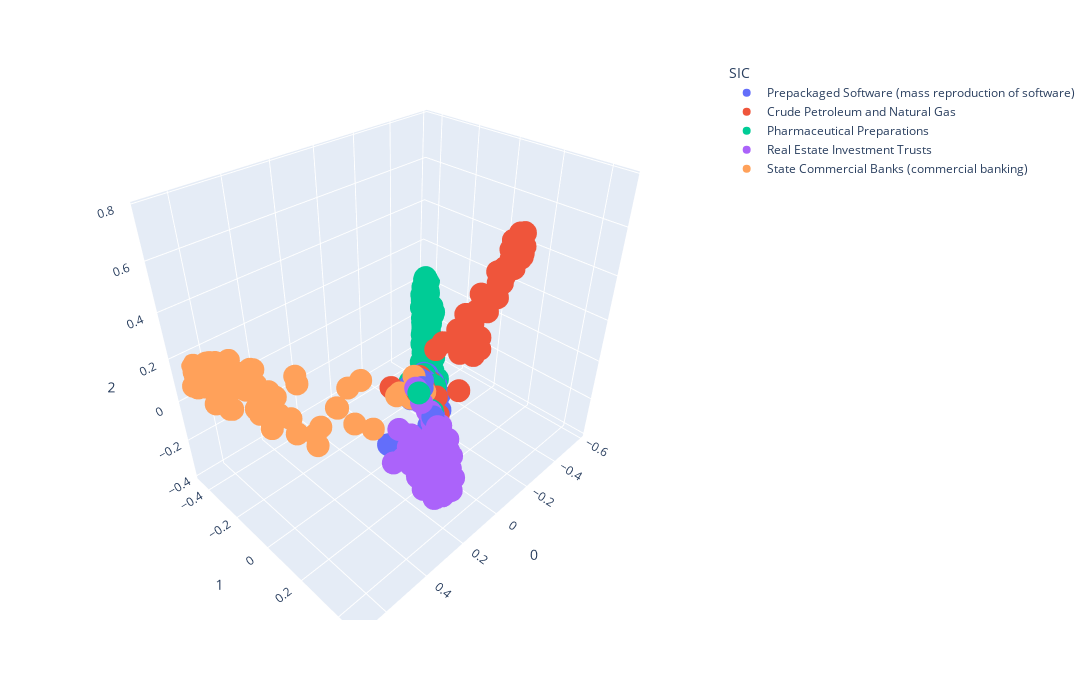

The notebook cell saved with this chart:
### Code cell
fig = px.scatter_3d(plot_tfidf[1], x =0 , y = 1, z = 2, hover_data={"name": plot_cos[1].index}, color = 'SIC', width=1200, height=700)
fig.show()

### Figure 1 — Plotly figure (JSON) as saved in the notebook; plotly's stock layout.template omitted (floating-point values rounded to 4 significant figures; data arrays with more than 128 entries replaced by an {"elided": "..."} marker saying what was removed)
{"data": [{"customdata": [["Prepackaged Software (mass reproduction of software)"], ["Prepackaged Software (mass reproduction of software)"], ["Prepackaged Software (mass reproduction of software)"], ["Prepackaged Software (mass reproduction of software)"], ["Prepackaged Software (mass reproduction of software)"], ["Prepackaged Software (mass reproduction of software)"], ["Prepackaged Software (mass reproduction of software)"], ["Prepackaged Software (mass reproduction of software)"], ["Prepackaged Software (mass reproduction of software)"], ["Prepackaged Software (mass reproduction of software)"], ["Prepackaged Software (mass reproduction of software)"], ["Prepackaged Software (mass reproduction of software)"], ["Prepackaged Software (mass reproduction of software)"], ["Prepackaged Software (mass reproduction of software)"], ["Prepackaged Software (mass reproduction of software)"], ["Prepackaged Software (mass reproduction of software)"], ["Prepackaged Software (mass reproduction of software)"], ["Prepackaged Software (mass reproduction of software)"], ["Prepackaged Software (mass reproduction of software)"], ["Prepackaged Software (mass reproduction of software)"], ["Prepackaged Software (mass reproduction of software)"], ["Prepackaged Software (mass reproduction of software)"], ["Prepackaged Software (mass reproduction of software)"], ["Prepackaged Software (mass reproduction of software)"], ["Prepackaged Software (mass reproduction of software)"], ["Prepackaged Software (mass reproduction of software)"], ["Prepackaged Software (mass reproduction of software)"], ["Prepackaged Software (mass reproduction of software)"], ["Prepackaged Software (mass reproduction of software)"], ["Prepackaged Software (mass reproduction of software)"], ["Prepackaged Software (mass reproduction of software)"], ["Prepackaged Software (mass reproduction of software)"], ["Prepackaged Software (mass reproduction of software)"], ["Prepackaged Software (mass reproduction of software)"], ["Prepackaged Software (mass reproduction of software)"], ["Prepackaged Software (mass reproduction of software)"], ["Prepackaged Software (mass reproduction of software)"], ["Prepackaged Software (mass reproduction of software)"], ["Prepackaged Software (mass reproduction of software)"], ["Prepackaged Software (mass reproduction of software)"], ["Prepackaged Software (mass reproduction of software)"], ["Prepackaged Software (mass reproduction of software)"], ["Prepackaged Software (mass reproduction of software)"], ["Prepackaged Software (mass reproduction of software)"], ["Prepackaged Software (mass reproduction of software)"], ["Prepackaged Software (mass reproduction of software)"], ["Prepackaged Software (mass reproduction of software)"], ["Prepackaged Software (mass reproduction of software)"], ["Prepackaged Software (mass reproduction of software)"], ["Prepackaged Software (mass reproduction of software)"], ["Prepackaged Software (mass reproduction of software)"], ["Prepackaged Software (mass reproduction of software)"], ["Prepackaged Software (mass reproduction of software)"], ["Prepackaged Software (mass reproduction of software)"], ["Prepackaged Software (mass reproduction of software)"], ["Prepackaged Software (mass reproduction of software)"], ["Prepackaged Software (mass reproduction of software)"], ["Prepackaged Software (mass reproduction of software)"], ["Prepackaged Software (mass reproduction of software)"], ["Prepackaged Software (mass reproduction of software)"], ["Prepackaged Software (mass reproduction of software)"], ["Prepackaged Software (mass reproduction of software)"], ["Prepackaged Software (mass reproduction of software)"], ["Prepackaged Software (mass reproduction of software)"], ["Prepackaged Software (mass reproduction of software)"], ["Prepackaged Software (mass reproduction of software)"], ["Prepackaged Software (mass reproduction of software)"], ["Prepackaged Software (mass reproduction of software)"], ["Prepackaged Software (mass reproduction of software)"], ["Prepackaged Software (mass reproduction of software)"], ["Prepackaged Software (mass reproduction of software)"], ["Prepackaged Software (mass reproduction of software)"], ["Prepackaged Software (mass reproduction of software)"], ["Prepackaged Software (mass reproduction of software)"], ["Prepackaged Software (mass reproduction of software)"], ["Prepackaged Software (mass reproduction of software)"], ["Prepackaged Software (mass reproduction of software)"], ["Prepackaged Software (mass reproduction of software)"], ["Prepackaged Software (mass reproduction of software)"], ["Prepackaged Software (mass reproduction of software)"]], "hovertemplate": "SIC=Prepackaged Software (mass reproduction of software)<br>0=%{x}<br>1=%{y}<br>2=%{z}<br>name=%{customdata[0]}<extra></extra>", "legendgroup": "Prepackaged Software (mass reproduction of software)", "marker": {"color": "#636efa", "symbol": "circle"}, "mode": "markers", "name": "Prepackaged Software (mass reproduction of software)", "scene": "scene", "showlegend": true, "type": "scatter3d", "x": [-0.08388, -0.03777, -0.05443, -0.08201, -0.009944, -0.05847, -0.01711, -0.01711, -0.02814, -0.0494, -0.07512, -0.06308, -0.02212, -0.007629, -0.01735, -0.06765, 0.04116, -0.01281, 0.008309, -0.04009, -0.05106, -0.05449, -0.2475, -0.2475, 0.02667, 0.02667, 0.01941, 0.01941, -0.04111, -0.0365, -0.01652, -0.1003, 0.01306, -0.03823, -0.07967, -0.06136, -0.02923, -0.05968, -0.01182, -0.01182, -0.01182, -0.003377, 0.07058, 0.006746, -0.03644, -0.07504, -0.01211, -0.08863, -0.102, 0.002345, 0.0132, -0.05396, 0.1897, -0.04513, -0.07175, -0.06031, -0.02133, -0.0502, -0.0324, -0.09113, -0.05976, -0.02717, 0.01072, -0.08055, -0.04891, -0.01176, -0.06484, 0.003255, -0.03715, -0.08411, -0.08473, 0.02942, 0.02863, -0.05011, 0.01842, 0.01842, -0.08545, -0.04117, -0.03604, -0.1084], "y": [0.09197, 0.0934, 0.106, 0.07923, 0.1668, 0.06968, 0.07469, 0.07469, 0.1447, 0.09604, 0.05927, 0.09738, 0.08755, 0.143, 0.0667, 0.06847, 0.06977, 0.08852, 0.08474, 0.09344, 0.08253, 0.08468, -0.1149, -0.1149, 0.08275, 0.08275, 0.1708, 0.1708, 0.1154, 0.07712, 0.1183, 0.06372, 0.1392, 0.06483, 0.04184, 0.1015, 0.09234, 0.08535, 0.06511, 0.06511, 0.06511, 0.07105, 0.2127, 0.04893, 0.155, 0.07569, 0.1187, 0.06415, 0.09129, 0.09933, 0.08712, 0.09725, 0.09358, 0.09354, 0.03115, 0.1155, 0.06798, 0.07538, 0.1215, 0.06422, 0.05343, 0.1035, 0.09925, 0.06521, 0.09069, 0.1055, 0.1132, 0.02707, 0.03774, 0.05841, 0.07428, 0.1581, 0.1764, 0.05583, 0.09793, 0.09793, 0.05446, 0.09215, 0.05223, 0.06509], "z": [-0.09742, -0.08939, -0.0885, -0.09013, -0.1005, -0.05168, -0.001892, -0.001892, -0.1253, -0.09039, -0.06811, -0.09525, -0.06811, -0.09574, -0.0125, -0.04097, -0.06238, -0.04008, -0.02281, -0.0794, -0.06317, -0.06564, -0.0227, -0.0227, -0.04639, -0.04639, -0.09855, -0.09855, -0.09945, -0.06487, -0.08376, -0.08511, -0.07432, -0.02463, -0.02282, -0.1174, -0.06305, -0.09582, 0.003179, 0.003179, 0.003179, -0.01699, -0.265, -0.0009096, -0.116, -0.09165, -0.09397, -0.05193, -0.1135, -0.04673, -0.07201, -0.09713, -0.1927, -0.0798, -0.01808, -0.09864, -0.04754, -0.05717, -0.09124, -0.06189, -0.05563, -0.06158, -0.005324, -0.0675, -0.0629, -0.08597, -0.109, -0.0431, -0.05137, -0.07868, -0.09061, -0.1542, -0.09752, -0.02849, -0.07321, -0.07321, -0.0651, -0.1022, -0.05608, -0.07792]}, {"customdata": [["Crude Petroleum and Natural Gas"], ["Crude Petroleum and Natural Gas"], ["Crude Petroleum and Natural Gas"], ["Crude Petroleum and Natural Gas"], ["Crude Petroleum and Natural Gas"], ["Crude Petroleum and Natural Gas"], ["Crude Petroleum and Natural Gas"], ["Crude Petroleum and Natural Gas"], ["Crude Petroleum and Natural Gas"], ["Crude Petroleum and Natural Gas"], ["Crude Petroleum and Natural Gas"], ["Crude Petroleum and Natural Gas"], ["Crude Petroleum and Natural Gas"], ["Crude Petroleum and Natural Gas"], ["Crude Petroleum and Natural Gas"], ["Crude Petroleum and Natural Gas"], ["Crude Petroleum and Natural Gas"], ["Crude Petroleum and Natural Gas"], ["Crude Petroleum and Natural Gas"], ["Crude Petroleum and Natural Gas"], ["Crude Petroleum and Natural Gas"], ["Crude Petroleum and Natural Gas"], ["Crude Petroleum and Natural Gas"], ["Crude Petroleum and Natural Gas"], ["Crude Petroleum and Natural Gas"], ["Crude Petroleum and Natural Gas"], ["Crude Petroleum and Natural Gas"], ["Crude Petroleum and Natural Gas"], ["Crude Petroleum and Natural Gas"], ["Crude Petroleum and Natural Gas"], ["Crude Petroleum and Natural Gas"], ["Crude Petroleum and Natural Gas"], ["Crude Petroleum and Natural Gas"], ["Crude Petroleum and Natural Gas"], ["Crude Petroleum and Natural Gas"], ["Crude Petroleum and Natural Gas"], ["Crude Petroleum and Natural Gas"], ["Crude Petroleum and Natural Gas"], ["Crude Petroleum and Natural Gas"], ["Crude Petroleum and Natural Gas"], ["Crude Petroleum and Natural Gas"], ["Crude Petroleum and Natural Gas"], ["Crude Petroleum and Natural Gas"], ["Crude Petroleum and Natural Gas"], ["Crude Petroleum and Natural Gas"], ["Crude Petroleum and Natural Gas"], ["Crude Petroleum and Natural Gas"], ["Crude Petroleum and Natural Gas"], ["Crude Petroleum and Natural Gas"], ["Crude Petroleum and Natural Gas"], ["Crude Petroleum and Natural Gas"], ["Crude Petroleum and Natural Gas"], ["Crude Petroleum and Natural Gas"], ["Crude Petroleum and Natural Gas"], ["Crude Petroleum and Natural Gas"], ["Crude Petroleum and Natural Gas"], ["Crude Petroleum and Natural Gas"], ["Crude Petroleum and Natural Gas"], ["Crude Petroleum and Natural Gas"], ["Crude Petroleum and Natural Gas"], ["Crude Petroleum and Natural Gas"], ["Crude Petroleum and Natural Gas"], ["Crude Petroleum and Natural Gas"], ["Crude Petroleum and Natural Gas"], ["Crude Petroleum and Natural Gas"], ["Crude Petroleum and Natural Gas"], ["Crude Petroleum and Natural Gas"], ["Crude Petroleum and Natural Gas"], ["Crude Petroleum and Natural Gas"], ["Crude Petroleum and Natural Gas"], ["Crude Petroleum and Natural Gas"], ["Crude Petroleum and Natural Gas"], ["Crude Petroleum and Natural Gas"], ["Crude Petroleum and Natural Gas"], ["Crude Petroleum and Natural Gas"], ["Crude Petroleum and Natural Gas"], ["Crude Petroleum and Natural Gas"], ["Crude Petroleum and Natural Gas"], ["Crude Petroleum and Natural Gas"], ["Crude Petroleum and Natural Gas"]], "hovertemplate": "SIC=Crude Petroleum and Natural Gas<br>0=%{x}<br>1=%{y}<br>2=%{z}<br>name=%{customdata[0]}<extra></extra>", "legendgroup": "Crude Petroleum and Natural Gas", "marker": {"color": "#EF553B", "symbol": "circle"}, "mode": "markers", "name": "Crude Petroleum and Natural Gas", "scene": "scene", "showlegend": true, "type": "scatter3d", "x": [-0.02394, -0.02389, -0.2089, 0.0924, -0.01791, -0.01017, 0.02974, -0.009582, -0.002221, -0.03009, 0.01399, -0.02284, -0.0253, -0.02726, -0.01591, -0.02664, -0.01963, -0.03043, -0.02384, -0.02681, -0.01217, -0.01994, -0.01673, -0.01845, -0.1223, -0.02666, -0.02805, -0.01949, -0.01543, -0.02416, -0.02603, 0.01343, -0.01235, -0.02432, -0.00286, 0.02514, -0.05109, -0.007315, -0.01911, -0.007775, -0.01924, -0.02184, -0.02448, -0.02448, -0.02429, -0.02013, -0.01847, -0.01255, -0.02751, -0.02856, -0.02633, -0.04268, -0.003352, -0.002327, -0.033, -0.01494, -0.02191, -0.02264, -0.02517, -0.01976, -0.02575, -0.003843, -0.01069, -0.01024, -0.01663, -0.06768, 0.001316, -0.0275, -0.02266, -0.005415, -0.01871, -0.01765, -0.01845, -0.006588, -0.02231, -0.01402, -0.02033, 0.003232, -0.01999, -0.01696], "y": [0.4343, 0.3198, -0.06351, 0.009475, 0.374, 0.1124, 0.09256, 0.1069, 0.145, 0.4486, 0.1643, 0.4388, 0.4259, 0.4498, 0.2599, 0.142, 0.4066, 0.4338, 0.3772, 0.4552, 0.4707, 0.4051, 0.05918, 0.3554, 0.08195, 0.4605, 0.4415, 0.433, 0.4667, 0.4312, 0.4166, 0.361, 0.2553, 0.4454, 0.2514, 0.2922, 0.4047, 0.3975, 0.4446, 0.292, 0.3551, 0.4517, 0.3074, 0.3074, 0.4423, 0.4558, 0.4211, 0.2566, 0.4435, 0.4365, 0.4355, 0.2954, 0.2755, 0.3037, 0.2546, 0.4425, 0.3871, 0.4406, 0.4218, 0.4019, 0.4253, 0.3631, 0.2356, 0.08692, 0.4311, 0.07128, 0.2507, 0.4587, 0.4503, 0.3434, 0.4021, 0.3877, 0.3636, 0.4528, 0.2962, 0.4635, 0.4474, 0.1809, 0.4689, 0.4496], "z": [0.6696, 0.4999, -0.01669, -0.009931, 0.5283, -0.08144, -0.01868, -0.1096, -0.05635, 0.7627, 0.2126, 0.7452, 0.7042, 0.763, 0.2879, -0.04945, 0.6036, 0.7356, 0.6072, 0.7447, 0.7122, 0.6342, 0.01188, 0.449, 0.1331, 0.7705, 0.7299, 0.6696, 0.6981, 0.7121, 0.699, 0.3149, 0.2291, 0.7202, 0.2793, 0.09955, 0.7176, 0.5269, 0.7105, 0.3072, 0.5129, 0.7286, 0.2405, 0.2405, 0.677, 0.7456, 0.6301, 0.3012, 0.7641, 0.7433, 0.7296, 0.4153, 0.3462, 0.2795, 0.3857, 0.6477, 0.554, 0.7309, 0.6712, 0.5771, 0.7006, 0.4703, 0.2817, -0.02234, 0.645, -0.03904, 0.3354, 0.7707, 0.7274, 0.3453, 0.6297, 0.5729, 0.5079, 0.7219, 0.3721, 0.6918, 0.7277, -0.1001, 0.7313, 0.6815]}, {"customdata": {"elided": "208x1 str values"}, "hovertemplate": "SIC=Pharmaceutical Preparations<br>0=%{x}<br>1=%{y}<br>2=%{z}<br>name=%{customdata[0]}<extra></extra>", "legendgroup": "Pharmaceutical Preparations", "marker": {"color": "#00cc96", "symbol": "circle"}, "mode": "markers", "name": "Pharmaceutical Preparations", "scene": "scene", "showlegend": true, "type": "scatter3d", "x": {"elided": "208 float values"}, "y": {"elided": "208 float values"}, "z": {"elided": "208 float values"}}, {"customdata": {"elided": "191x1 str values"}, "hovertemplate": "SIC=Real Estate Investment Trusts<br>0=%{x}<br>1=%{y}<br>2=%{z}<br>name=%{customdata[0]}<extra></extra>", "legendgroup": "Real Estate Investment Trusts", "marker": {"color": "#ab63fa", "symbol": "circle"}, "mode": "markers", "name": "Real Estate Investment Trusts", "scene": "scene", "showlegend": true, "type": "scatter3d", "x": {"elided": "191 float values"}, "y": {"elided": "191 float values"}, "z": {"elided": "191 float values"}}, {"customdata": [["State Commercial Banks (commercial banking)"], ["State Commercial Banks (commercial banking)"], ["State Commercial Banks (commercial banking)"], ["State Commercial Banks (commercial banking)"], ["State Commercial Banks (commercial banking)"], ["State Commercial Banks (commercial banking)"], ["State Commercial Banks (commercial banking)"], ["State Commercial Banks (commercial banking)"], ["State Commercial Banks (commercial banking)"], ["State Commercial Banks (commercial banking)"], ["State Commercial Banks (commercial banking)"], ["State Commercial Banks (commercial banking)"], ["State Commercial Banks (commercial banking)"], ["State Commercial Banks (commercial banking)"], ["State Commercial Banks (commercial banking)"], ["State Commercial Banks (commercial banking)"], ["State Commercial Banks (commercial banking)"], ["State Commercial Banks (commercial banking)"], ["State Commercial Banks (commercial banking)"], ["State Commercial Banks (commercial banking)"], ["State Commercial Banks (commercial banking)"], ["State Commercial Banks (commercial banking)"], ["State Commercial Banks (commercial banking)"], ["State Commercial Banks (commercial banking)"], ["State Commercial Banks (commercial banking)"], ["State Commercial Banks (commercial banking)"], ["State Commercial Banks (commercial banking)"], ["State Commercial Banks (commercial banking)"], ["State Commercial Banks (commercial banking)"], ["State Commercial Banks (commercial banking)"], ["State Commercial Banks (commercial banking)"], ["State Commercial Banks (commercial banking)"], ["State Commercial Banks (commercial banking)"], ["State Commercial Banks (commercial banking)"], ["State Commercial Banks (commercial banking)"], ["State Commercial Banks (commercial banking)"], ["State Commercial Banks (commercial banking)"], ["State Commercial Banks (commercial banking)"], ["State Commercial Banks (commercial banking)"], ["State Commercial Banks (commercial banking)"], ["State Commercial Banks (commercial banking)"], ["State Commercial Banks (commercial banking)"], ["State Commercial Banks (commercial banking)"], ["State Commercial Banks (commercial banking)"], ["State Commercial Banks (commercial banking)"], ["State Commercial Banks (commercial banking)"], ["State Commercial Banks (commercial banking)"], ["State Commercial Banks (commercial banking)"], ["State Commercial Banks (commercial banking)"], ["State Commercial Banks (commercial banking)"], ["State Commercial Banks (commercial banking)"], ["State Commercial Banks (commercial banking)"], ["State Commercial Banks (commercial banking)"], ["State Commercial Banks (commercial banking)"], ["State Commercial Banks (commercial banking)"], ["State Commercial Banks (commercial banking)"], ["State Commercial Banks (commercial banking)"], ["State Commercial Banks (commercial banking)"], ["State Commercial Banks (commercial banking)"], ["State Commercial Banks (commercial banking)"], ["State Commercial Banks (commercial banking)"], ["State Commercial Banks (commercial banking)"], ["State Commercial Banks (commercial banking)"], ["State Commercial Banks (commercial banking)"], ["State Commercial Banks (commercial banking)"], ["State Commercial Banks (commercial banking)"], ["State Commercial Banks (commercial banking)"], ["State Commercial Banks (commercial banking)"], ["State Commercial Banks (commercial banking)"], ["State Commercial Banks (commercial banking)"], ["State Commercial Banks (commercial banking)"], ["State Commercial Banks (commercial banking)"], ["State Commercial Banks (commercial banking)"], ["State Commercial Banks (commercial banking)"], ["State Commercial Banks (commercial banking)"], ["State Commercial Banks (commercial banking)"], ["State Commercial Banks (commercial banking)"], ["State Commercial Banks (commercial banking)"], ["State Commercial Banks (commercial banking)"], ["State Commercial Banks (commercial banking)"], ["State Commercial Banks (commercial banking)"], ["State Commercial Banks (commercial banking)"], ["State Commercial Banks (commercial banking)"], ["State Commercial Banks (commercial banking)"], ["State Commercial Banks (commercial banking)"], ["State Commercial Banks (commercial banking)"], ["State Commercial Banks (commercial banking)"], ["State Commercial Banks (commercial banking)"], ["State Commercial Banks (commercial banking)"], ["State Commercial Banks (commercial banking)"], ["State Commercial Banks (commercial banking)"], ["State Commercial Banks (commercial banking)"], ["State Commercial Banks (commercial banking)"], ["State Commercial Banks (commercial banking)"], ["State Commercial Banks (commercial banking)"], ["State Commercial Banks (commercial banking)"], ["State Commercial Banks (commercial banking)"], ["State Commercial Banks (commercial banking)"], ["State Commercial Banks (commercial banking)"], ["State Commercial Banks (commercial banking)"], ["State Commercial Banks (commercial banking)"], ["State Commercial Banks (commercial banking)"], ["State Commercial Banks (commercial banking)"], ["State Commercial Banks (commercial banking)"], ["State Commercial Banks (commercial banking)"], ["State Commercial Banks (commercial banking)"], ["State Commercial Banks (commercial banking)"], ["State Commercial Banks (commercial banking)"], ["State Commercial Banks (commercial banking)"], ["State Commercial Banks (commercial banking)"], ["State Commercial Banks (commercial banking)"], ["State Commercial Banks (commercial banking)"], ["State Commercial Banks (commercial banking)"], ["State Commercial Banks (commercial banking)"], ["State Commercial Banks (commercial banking)"], ["State Commercial Banks (commercial banking)"]], "hovertemplate": "SIC=State Commercial Banks (commercial banking)<br>0=%{x}<br>1=%{y}<br>2=%{z}<br>name=%{customdata[0]}<extra></extra>", "legendgroup": "State Commercial Banks (commercial banking)", "marker": {"color": "#FFA15A", "symbol": "circle"}, "mode": "markers", "name": "State Commercial Banks (commercial banking)", "scene": "scene", "showlegend": true, "type": "scatter3d", "x": [0.5648, 0.5026, 0.4184, 0.6646, 0.5981, 0.6558, 0.5987, 0.2981, 0.5472, 0.5466, 0.5466, 0.007265, 0.3737, 0.6421, 0.587, 0.5633, 0.5008, 0.6348, 0.5822, 0.5925, 0.5625, 0.5625, 0.5577, 0.6486, 0.5274, 0.6331, 0.2782, 0.624, 0.6164, 0.6244, 0.4975, 0.6239, 0.5224, 0.6116, 0.5158, 0.6441, 0.6373, 0.6207, 0.5389, 0.382, 0.4592, 0.05652, 0.6553, 0.5874, 0.5747, 0.09019, 0.5251, 0.5964, 0.6303, 0.6395, 0.636, 0.5684, 0.6061, 0.5254, 0.5897, 0.6042, 0.6139, 0.4799, 0.6285, 0.6285, 0.5851, 0.6287, 0.6769, 0.6185, 0.5973, 0.6623, 0.2977, 0.5963, 0.5775, 0.2444, 0.6071, 0.5908, 0.6507, 0.6017, 0.4698, 0.6244, 0.6367, 0.5622, 0.4901, 0.002076, 0.5741, 0.6036, 0.6103, 0.4078, 0.6056, 0.6412, 0.6412, 0.6226, 0.005182, 0.565, 0.228, 0.5137, 0.6616, 0.607, 0.6105, 0.5173, 0.4583, 0.583, 0.6134, 0.6227, 0.5964, 0.4553, 0.6513, 0.6203, 0.5402, 0.5511, 0.1788, 0.6029, 0.3874, 0.07949, 0.6399, 0.5458, 0.5832, 0.629, 0.4881, 0.6866], "y": [-0.3643, -0.2328, -0.05515, -0.4367, -0.3518, -0.4587, -0.407, -0.07992, -0.297, -0.3906, -0.3906, 0.1102, -0.2244, -0.3836, -0.3389, -0.374, -0.2092, -0.4254, -0.3429, -0.3725, -0.3266, -0.3266, -0.3696, -0.3476, -0.1833, -0.4148, 0.0005532, -0.3534, -0.4317, -0.4261, -0.3321, -0.3711, -0.243, -0.4174, -0.3204, -0.4233, -0.3981, -0.3374, -0.2329, -0.2039, -0.1232, 0.08293, -0.3935, -0.3359, -0.3463, 0.03821, -0.2545, -0.4114, -0.4262, -0.3971, -0.4352, -0.3668, -0.4273, -0.3231, -0.4159, -0.3384, -0.3537, -0.252, -0.4234, -0.4234, -0.3503, -0.4302, -0.4081, -0.3054, -0.4205, -0.4448, -0.07383, -0.4084, -0.3544, 0.06722, -0.41, -0.3807, -0.43, -0.3956, -0.2263, -0.4236, -0.4369, -0.3707, -0.1832, 0.04667, -0.4021, -0.3521, -0.4094, -0.07981, -0.3389, -0.3932, -0.3932, -0.4003, 0.06047, -0.3754, -0.09049, -0.2172, -0.4146, -0.4008, -0.3035, -0.2724, -0.1253, -0.3886, -0.3431, -0.4237, -0.3881, -0.1607, -0.3925, -0.4158, -0.2542, -0.3484, -0.06985, -0.381, -0.06965, 0.04478, -0.4405, -0.3611, -0.3946, -0.4123, -0.3266, -0.4213], "z": [0.1081, 0.05711, -0.1431, 0.1183, 0.0693, 0.1508, 0.1392, -0.04281, 0.06314, 0.1515, 0.1515, -0.02227, 0.0728, 0.07803, 0.08237, 0.1211, -0.02868, 0.1304, 0.06703, 0.1027, 0.06907, 0.06907, 0.1247, 0.02676, -0.06841, 0.1155, -0.08721, 0.06004, 0.1542, 0.1412, 0.1149, 0.0761, -0.002494, 0.1316, 0.08729, 0.1247, 0.097, 0.04327, -0.02144, 0.05161, -0.1004, -0.04211, 0.08447, 0.07086, 0.08841, -0.03621, 0.0114, 0.1387, 0.1285, 0.09618, 0.1419, 0.1073, 0.1536, 0.08184, 0.1512, 0.04583, 0.0579, 0.04264, 0.1379, 0.1379, 0.07538, 0.1392, 0.08433, 0.008, 0.1466, 0.1318, -0.04163, 0.1309, 0.09693, -0.09216, 0.1373, 0.105, 0.1283, 0.1151, 0.02489, 0.1519, 0.1404, 0.1156, -0.02227, 0.01627, 0.1455, 0.08294, 0.1217, -0.1094, 0.04783, 0.09675, 0.09675, 0.1193, -0.004031, 0.1283, 0.008118, -0.0237, 0.09651, 0.1127, 0.003964, 0.08618, -0.103, 0.1453, 0.05648, 0.1335, 0.1065, -0.0502, 0.08598, 0.1376, -0.006739, 0.0926, 0.02941, 0.1063, -0.07796, -0.02406, 0.1462, 0.1125, 0.1368, 0.1165, 0.1106, 0.09067]}], "layout": {"height": 700, "legend": {"title": {"text": "SIC"}, "tracegroupgap": 0}, "margin": {"t": 60}, "scene": {"domain": {"x": [0, 1], "y": [0, 1]}, "xaxis": {"title": {"text": "0"}}, "yaxis": {"title": {"text": "1"}}, "zaxis": {"title": {"text": "2"}}}, "width": 1200}}
